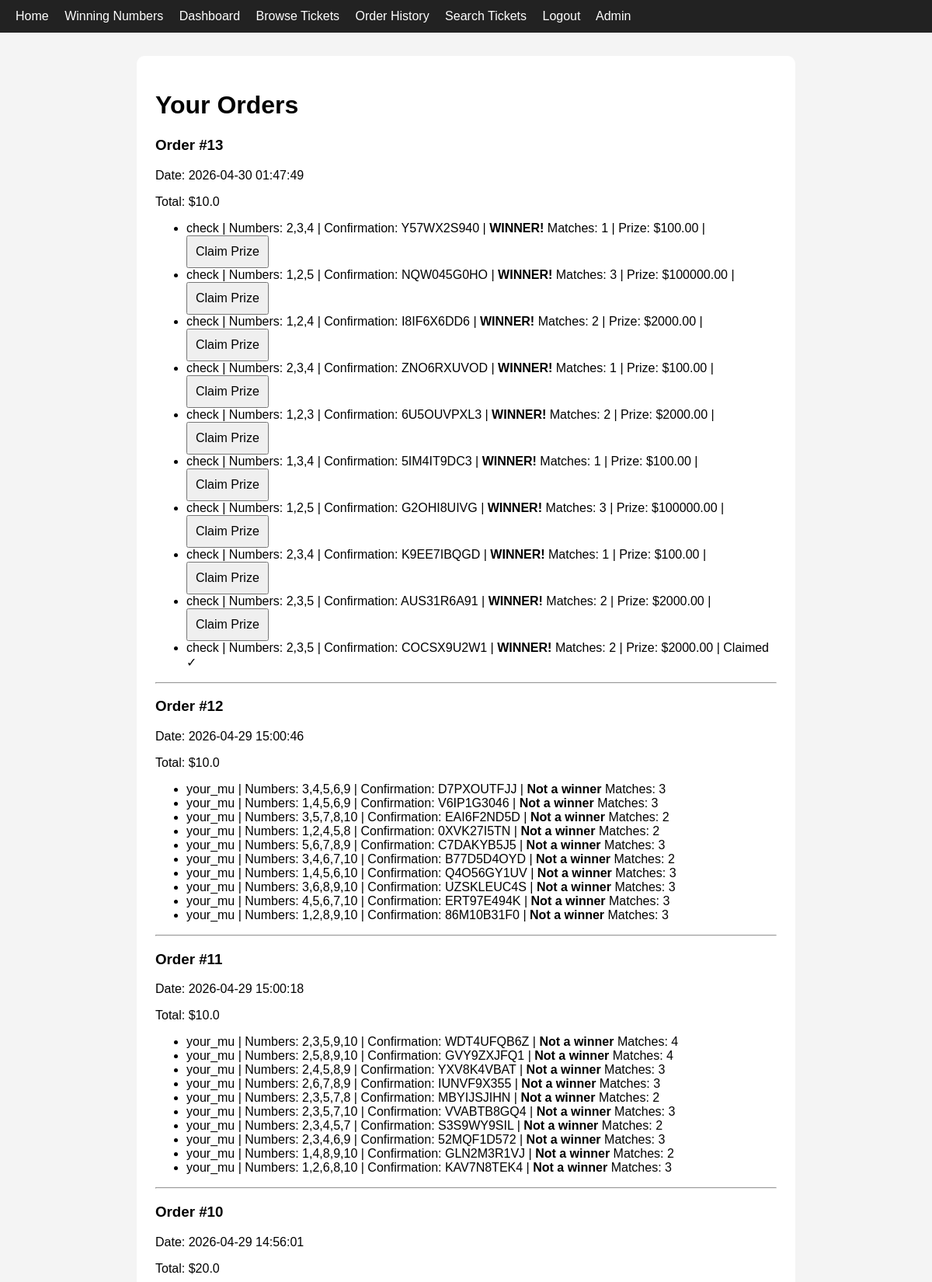
/orders (signed in, upper part), run on the app's committed database.
### tables this page shows
CREATE TABLE orders (
    id INTEGER PRIMARY KEY AUTOINCREMENT,
    user_id INTEGER NOT NULL,
    order_date TEXT NOT NULL,
    total_amount REAL NOT NULL,
    status TEXT NOT NULL,
    FOREIGN KEY (user_id) REFERENCES users (id)
);

CREATE TABLE tickets (
    id INTEGER PRIMARY KEY AUTOINCREMENT,
    order_id INTEGER NOT NULL,
    ticket_type_id INTEGER NOT NULL,
    selected_numbers TEXT NOT NULL,
    selected_bonus TEXT,
    claim_code TEXT,
    payout_type TEXT DEFAULT 'none',
    selection_mode TEXT NOT NULL,
    confirmation_number TEXT NOT NULL UNIQUE,
    is_winner INTEGER NOT NULL DEFAULT 0,
    match_count INTEGER NOT NULL DEFAULT 0,
    bonus_match INTEGER NOT NULL DEFAULT 0,
    winning_amount REAL NOT NULL DEFAULT 0,
    result_status TEXT NOT NULL DEFAULT 'pending_drawing',
    claim_status TEXT NOT NULL DEFAULT 'not_claimed',
    FOREIGN KEY (order_id) REFERENCES orders (id),
    FOREIGN KEY (ticket_type_id) REFERENCES ticket_types (id)
);

CREATE TABLE ticket_types (
    id INTEGER PRIMARY KEY AUTOINCREMENT,
    game_name TEXT NOT NULL,
    price REAL NOT NULL,
    drawing_date TEXT NOT NULL,
    prize_amount REAL NOT NULL,
    winning_numbers TEXT,
    winning_bonus TEXT,
    is_active INTEGER NOT NULL DEFAULT 1
);

### app.py (the view)
@app.route("/orders")
@login_required
def orders():
    db = get_db()
    orders = db.execute("""
        SELECT * FROM orders WHERE user_id=? ORDER BY order_date DESC
    """, (session["user_id"],)).fetchall()
    tickets = db.execute("""
        SELECT t.*, tt.game_name FROM tickets t
        JOIN ticket_types tt ON t.ticket_type_id = tt.id
        JOIN orders o ON t.order_id = o.id
        WHERE o.user_id=? ORDER BY o.order_date DESC, t.id DESC
    """, (session["user_id"],)).fetchall()
    return render_template("orders.html", orders=orders, tickets=tickets)

### app.py (called while the page is built)
def get_db():
    if "db" not in g:
        g.db = sqlite3.connect(DATABASE)
        g.db.row_factory = sqlite3.Row
    return g.db

def login_required(view):
    @wraps(view)
    def wrapped_view(*args, **kwargs):
        if "user_id" not in session:
            flash("Please log in first.")
            return redirect(url_for("login"))
        return view(*args, **kwargs)
    return wrapped_view

### templates/orders.html (shortened to what this page needs)
{% extends "base.html" %}
{% block content %}
<h1>Your Orders</h1>
{% for order in orders %}
    <div>
        <h3>Order #{{ order.id }}</h3>
        <p>Date: {{ order.order_date }}</p>
        <p>Total: ${{ order.total_amount }}</p>
    </div>
    <ul>
    {% for ticket in tickets %}
        {% if ticket.order_id == order.id %}
            <li>
                {{ ticket.game_name }} |
                Numbers: {{ ticket.selected_numbers }}
                {% if ticket.selected_bonus %} + Bonus: {{ ticket.selected_bonus }}{% endif %} |
                Confirmation: {{ ticket.confirmation_number }} |
                {% if ticket.result_status == 'pending_drawing' %}
                    <strong>Status: Pending Drawing</strong>
                {% elif ticket.result_status == 'winning' %}
                    <strong>WINNER!</strong>
                    Matches: {{ ticket.match_count }}
                    {% if ticket.bonus_match %} + Bonus ✓{% endif %} |
                    Prize: ${{ "%.2f"|format(ticket.winning_amount) }} |
                    {% if ticket.claim_status == 'not_claimed' %}
                        <a href="{{ url_for('claim_ticket', ticket_id=ticket.id) }}">
                            <button>Claim Prize</button>
                        </a>
                    {% else %}
                        <span>Claimed ✓</span>
                    {% endif %}
                {% else %}
                    <strong>Not a winner</strong>
                    Matches: {{ ticket.match_count }}
                {% endif %}
            </li>
        {% endif %}
    {% endfor %}
    </ul>
    <hr>
{% endfor %}
{% endblock %}

### static/style.css (style rules this page uses)
body { font-family: Arial, sans-serif; margin: 0; background: #f4f4f4; }
input, button { padding: 10px; font-size: 16px; }
button { cursor: pointer; }

### data on the page
orders: id "13", order_date "2026-04-30 01:47:49", total_amount "10.0"
tickets: game_name "check", selected_numbers "2,3,4", confirmation_number "Y57WX2S940", match_count "1", winning_amount "100.00"
tickets: game_name "check", selected_numbers "1,2,5", confirmation_number "NQW045G0HO", match_count "3", winning_amount "100000.00"
tickets: game_name "check", selected_numbers "1,2,4", confirmation_number "I8IF6X6DD6", match_count "2", winning_amount "2000.00"
tickets: game_name "check", selected_numbers "2,3,4", confirmation_number "ZNO6RXUVOD", match_count "1", winning_amount "100.00"
tickets: game_name "check", selected_numbers "1,2,3", confirmation_number "6U5OUVPXL3", match_count "2", winning_amount "2000.00"
tickets: game_name "check", selected_numbers "1,3,4", confirmation_number "5IM4IT9DC3", match_count "1", winning_amount "100.00"
tickets: game_name "check", selected_numbers "1,2,5", confirmation_number "G2OHI8UIVG", match_count "3", winning_amount "100000.00"
tickets: game_name "check", selected_numbers "2,3,4", confirmation_number "K9EE7IBQGD", match_count "1", winning_amount "100.00"
tickets: game_name "check", selected_numbers "2,3,5", confirmation_number "AUS31R6A91", match_count "2", winning_amount "2000.00"
tickets: game_name "check", selected_numbers "2,3,5", confirmation_number "COCSX9U2W1", match_count "2", winning_amount "2000.00", claim_status "Claimed ✓"
orders: id "12", order_date "2026-04-29 15:00:46", total_amount "10.0"
tickets: game_name "your_mu", selected_numbers "3,4,5,6,9", confirmation_number "D7PXOUTFJJ", match_count "3"
tickets: game_name "your_mu", selected_numbers "1,4,5,6,9", confirmation_number "V6IP1G3046", match_count "3"
tickets: game_name "your_mu", selected_numbers "3,5,7,8,10", confirmation_number "EAI6F2ND5D", match_count "2"
tickets: game_name "your_mu", selected_numbers "1,2,4,5,8", confirmation_number "0XVK27I5TN", match_count "2"
tickets: game_name "your_mu", selected_numbers "5,6,7,8,9", confirmation_number "C7DAKYB5J5", match_count "3"
tickets: game_name "your_mu", selected_numbers "3,4,6,7,10", confirmation_number "B77D5D4OYD", match_count "2"
tickets: game_name "your_mu", selected_numbers "1,4,5,6,10", confirmation_number "Q4O56GY1UV", match_count "3"
tickets: game_name "your_mu", selected_numbers "3,6,8,9,10", confirmation_number "UZSKLEUC4S", match_count "3"
tickets: game_name "your_mu", selected_numbers "4,5,6,7,10", confirmation_number "ERT97E494K", match_count "3"
tickets: game_name "your_mu", selected_numbers "1,2,8,9,10", confirmation_number "86M10B31F0", match_count "3"
orders: id "11", order_date "2026-04-29 15:00:18", total_amount "10.0"
tickets: game_name "your_mu", selected_numbers "2,3,5,9,10", confirmation_number "WDT4UFQB6Z", match_count "4"
tickets: game_name "your_mu", selected_numbers "2,5,8,9,10", confirmation_number "GVY9ZXJFQ1", match_count "4"
tickets: game_name "your_mu", selected_numbers "2,4,5,8,9", confirmation_number "YXV8K4VBAT", match_count "3"
tickets: game_name "your_mu", selected_numbers "2,6,7,8,9", confirmation_number "IUNVF9X355", match_count "3"
tickets: game_name "your_mu", selected_numbers "2,3,5,7,8", confirmation_number "MBYIJSJIHN", match_count "2"
tickets: game_name "your_mu", selected_numbers "2,3,5,7,10", confirmation_number "VVABTB8GQ4", match_count "3"
tickets: game_name "your_mu", selected_numbers "2,3,4,5,7", confirmation_number "S3S9WY9SIL", match_count "2"
tickets: game_name "your_mu", selected_numbers "2,3,4,6,9", confirmation_number "52MQF1D572", match_count "3"
tickets: game_name "your_mu", selected_numbers "1,4,8,9,10", confirmation_number "GLN2M3R1VJ", match_count "2"
tickets: game_name "your_mu", selected_numbers "1,2,6,8,10", confirmation_number "KAV7N8TEK4", match_count "3"
orders: id "10", order_date "2026-04-29 14:56:01", total_amount "20.0"
